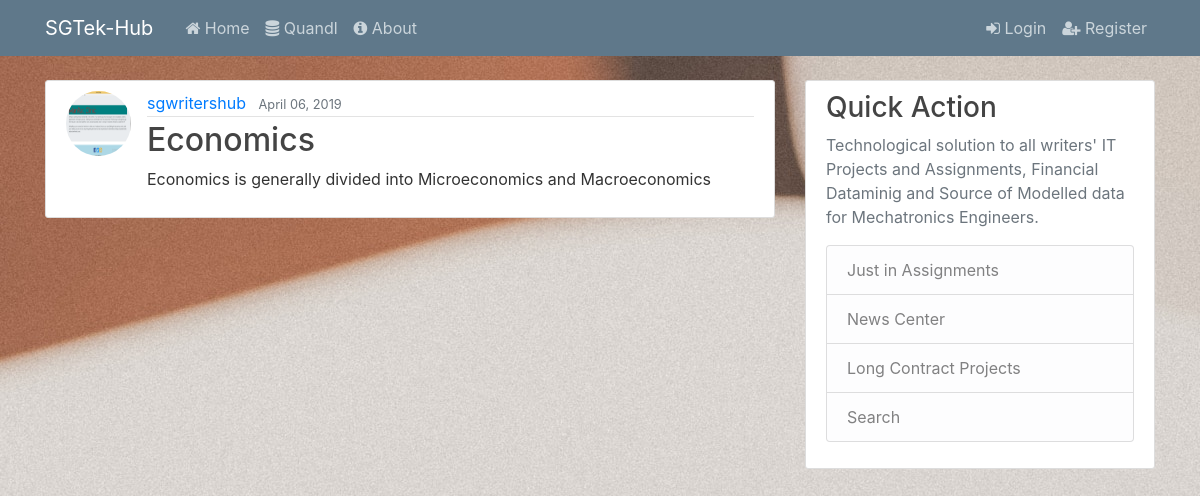
Screenshot of /post/3/ with the database file from the repository.
### blog/models.py (models this page shows, shortened)
class Post(models.Model):
    title = models.CharField(max_length=100)
    content = models.TextField()
    date_posted = models.DateTimeField(default=timezone.now)
    author = models.ForeignKey(User, on_delete=models.CASCADE)

### users/models.py (models this page shows, shortened)
class Profile(models.Model):
    user = models.OneToOneField(User, on_delete=models.CASCADE)
    image = models.ImageField(default='profile.png', upload_to='profile_pics')
    phone = models.CharField(max_length=13)
    county = models.CharField(max_length=20)

### blog/views.py (the view)
# urls.py: path('post/<int:pk>/', HomeDetailView.as_view(), name='post-detail'),
class HomeDetailView(DetailView):
    model = Post
    template_name = 'blog/details.html'
    context_object_name = 'post'

### blog/templates/blog/details.html (shortened to what this page needs)
{% extends 'blog/base.html' %} {% load static %}  {% block body %}
<article class="media content-section">
    <img class="rounded-circle article-img" src="{{ post.author.profile.image.url }}" alt="Author's Image">
    <div class="media-body">
        <div class="article-metadata">
            <a class="mr-2" href="#">{{ post.author }}</a>
            <small class="text-muted">{{ post.date_posted|date:"F d, Y" }}</small>
        </div>
        <h2 class="article-title">{{ post.title }}</h2>
        <p class="article-content">{{ post.content }}</p>
    </div>
</article>
{% endblock %}

### blog/static/blog/css/main.css (style rules this page uses)
body { background: #fafafa; background-image: url('bg.jpg'); color: #333333; margin-top: 5rem; }
h1, h2, h3, h4, h5, h6 { color: #444444; }
.content-section { background: #ffffff; padding: 10px 20px; border: 1px solid #dddddd; border-radius: 3px; margin-bottom: 20px; }
.article-title { color: #444444; }
.article-content { white-space: pre-line; }
.article-img { height: 65px; width: 65px; margin-right: 16px; }
.article-metadata { padding-bottom: 1px; margin-bottom: 4px; border-bottom: 1px solid #e3e3e3 }

### rows the page displays
Post: author.profile.image (picture), author "sgwritershub", date_posted "April 06, 2019", title "Economics", content "Economics is generally divided into Microeconomics and Macroeconomics"
